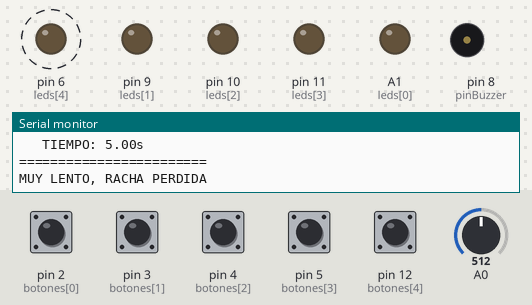
This sketch was run on a simulated Arduino Uno, built with avr-gcc and run on an emulated ATmega328P. On the bench: output pins drawn as LEDs (lit = HIGH), buzzer (waves = sounding), the last lines printed to the serial monitor. Dashed ring = blinking. The inputs (shaded band) are chosen by the test bench; at power-on: pin 2 (botones[0]), pin 3 (botones[1]), pin 4 (botones[2]), pin 5 (botones[3]), pin 12 (botones[4]) HIGH, A0 = 512. Random numbers use the default seed unless the sketch sets one.

Above: at 7.8 s.
7.9 s: A0 set to 900
At 15.67 s:
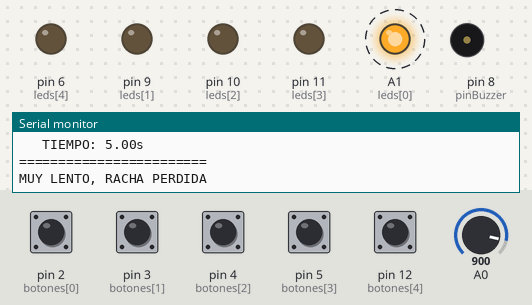
18.0 s: A0 set to 1023
At 25.18 s:
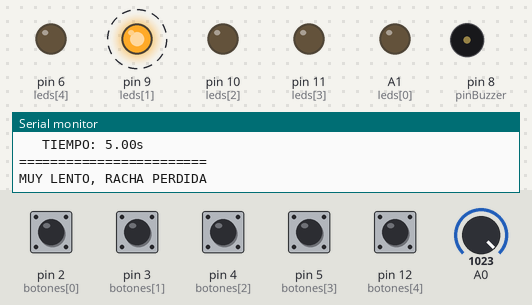
27.5 s: A0 set to 511
At 34.68 s:
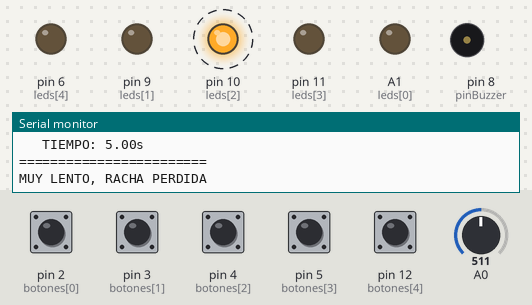
37.0 s: A0 set to 122
At 46.9 s:
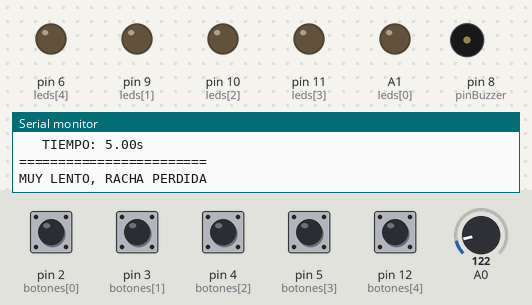
Timing chart, 0 to 48.4 s (numbered marks = the images above; inputs shaded):
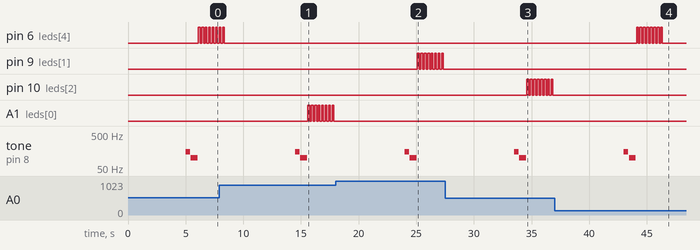

Measured:
- after the input at 7.9 s, A1 (leds[0]): alternates HIGH for 0.15 s and LOW for 0.15 s, starting after 7.7 s
- after the input at 18.0 s, pin 9 (leds[1]): alternates HIGH for 0.15 s and LOW for 0.15 s, starting after 7.1 s
- after the input at 27.5 s, pin 10 (leds[2]): alternates HIGH for 0.15 s and LOW for 0.15 s, starting after 7.1 s
- after the input at 37.0 s, pin 6 (leds[4]): alternates HIGH for 0.15 s and LOW for 0.15 s, 16 changes in all, then stays LOW, starting after 7.1 s
- by itself, pin 6 (leds[4]): alternates HIGH for 0.15 s and LOW for 0.15 s, 4 changes in all, then stays LOW

The sketch:

sketch_actividad_1.ino
```cpp
// PINES
const int NUM_BOTONES = 5;
const int botones[] = {2, 3, 4, 5, 12};
const int leds[] = {A1, 9, 10, 11, 6};
const int pinBuzzer = 8;

// VARIABLES DE JUEGO
int botonPerdedor;
bool botonUsado[6];
int racha = 0;
long puntaje = 0;
unsigned long tiempoUltimaAccion;
int tiempoLimiteActual = 5000;

void setup() {
  Serial.begin(9600);
  for (int i = 0; i < NUM_BOTONES; i++) {
    pinMode(botones[i], INPUT_PULLUP);
    pinMode(leds[i], OUTPUT);
    digitalWrite(leds[i], LOW);
    botonUsado[i] = false;
  }
  pinMode(pinBuzzer, OUTPUT);
  randomSeed(analogRead(0));
  botonPerdedor = random(0, NUM_BOTONES);

  // DIFICULTAD POR RACHA: Cada victoria quita 500ms (mínimo 1.5 seg)
  tiempoLimiteActual = 5000 - (racha * 500);
  if (tiempoLimiteActual < 1500) tiempoLimiteActual = 1500;

  tiempoUltimaAccion = millis();

  Serial.println("\n========================");
  Serial.print("   RACHA ACTUAL: "); Serial.println(racha);
  Serial.print("   TIEMPO: "); Serial.print(tiempoLimiteActual / 1000.0); Serial.println("s");
  Serial.println("========================");
}

void loop() {
  // 1. DERROTA POR TIEMPO
  if (millis() - tiempoUltimaAccion > tiempoLimiteActual) {
    Serial.println("MUY LENTO, RACHA PERDIDA");
    sonidoDerrota();
    racha = 0; // Se resetea la racha
    puntaje = 0;
    parpadeoVisualSolo(leds[botonPerdedor], 150);
    reiniciarRonda();
    return;
  }

  // 2. REVISAR BOTONES
  for (int i = 0; i < NUM_BOTONES; i++) {
    if (digitalRead(botones[i]) == LOW && !botonUsado[i]) {
      delay(50);
      if (digitalRead(botones[i]) == LOW) {

        if (i == botonPerdedor) {
          // DERROTA POR BOMBA
          Serial.print("¡BOOM! PERDISTE TU RACHA DE "); Serial.println(racha);
          sonidoExplosion();
          racha = 0; // Se resetea la racha
          puntaje = 0;
          parpadeoVisualSolo(leds[i], 40);
          reiniciarRonda();
          return;
        }
        else {
          // ACIERTO
          tone(pinBuzzer, 1500 + (racha * 100), 80); // El tono sube con la racha
          digitalWrite(leds[i], HIGH);
          botonUsado[i] = true;
          puntaje += 10;
          tiempoUltimaAccion = millis();
          verificarVictoria();
        }
      }
    }
  }
}

// SONIDOS
void sonidoExplosion() {
  for (int f = 400; f > 100; f -= 20) {
    tone(pinBuzzer, f, 50); delay(50);
  }
  noTone(pinBuzzer);
}

void sonidoDerrota() {
  tone(pinBuzzer, 150, 400); delay(450);
  tone(pinBuzzer, 100, 600); delay(650);
}

// VISUAL
void parpadeoVisualSolo(int pinLed, int velocidad) {
  for (int i = 0; i < 8; i++) {
    digitalWrite(pinLed, HIGH); delay(velocidad);
    digitalWrite(pinLed, LOW); delay(velocidad);
  }
}

// LÓGICA
void verificarVictoria() {
  int aciertos = 0;
  for(int i=0; i < NUM_BOTONES; i++) { if(botonUsado[i]) aciertos++; }

  if(aciertos == NUM_BOTONES - 1) {
    racha++;
    puntaje += 50;

    Serial.println("¡RONDA SUPERADA!");

    // Melodía racha
    tone(pinBuzzer, 523, 100); delay(120);
    tone(pinBuzzer, 659, 100); delay(120);
    tone(pinBuzzer, 784, 100); delay(120);
    tone(pinBuzzer, 1046, 200); delay(250);
    if(racha >= 3) { tone(pinBuzzer, 1200, 150); delay(150); } // Sonido extra por combo

    reiniciarRonda();
  }
}

void reiniciarRonda() {
  for(int i=0; i < 6; i++) digitalWrite(leds[i], LOW);
  delay(1000);
  setup();
}
```
